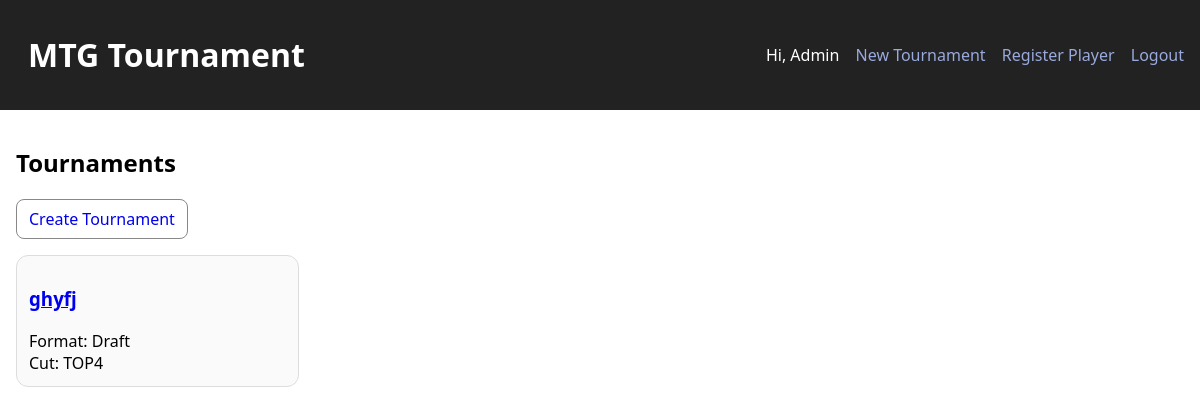
Screenshot of / (signed in) with the database file from the repository.
### app/models.py (models this page shows, shortened)
class User(db.Model, UserMixin):
    id = db.Column(db.Integer, primary_key=True)
    email = db.Column(db.String(255), unique=True, nullable=False)
    name = db.Column(db.String(120), nullable=False)
    password_hash = db.Column(db.String(255), nullable=False)
    is_admin = db.Column(db.Boolean, default=False)
    created_at = db.Column(db.DateTime, default=datetime.utcnow)

class Tournament(db.Model):
    id = db.Column(db.Integer, primary_key=True)
    name = db.Column(db.String(200), nullable=False)
    format = db.Column(db.String(50), nullable=False)  # Commander, Draft, Constructed
    cut = db.Column(db.String(10), default='none')     # none, top8, top4
    rounds_override = db.Column(db.Integer, nullable=True)
    created_at = db.Column(db.DateTime, default=datetime.utcnow)

### app/app.py (the view)
    @app.route('/')
    def index():
        tournaments = db.session.query(Tournament).order_by(Tournament.created_at.desc()).all()
        return render_template('index.html', tournaments=tournaments)

### app/templates/index.html
{% extends 'base.html' %}
{% block content %}
<h2>Tournaments</h2>
<p><a class="btn" href="{{ url_for('new_tournament') }}" {% if not current_user.is_authenticated or not current_user.is_admin %}style="display:none"{% endif %}>Create Tournament</a></p>
<ul class="cards">
  {% for t in tournaments %}
    <li class="card">
      <h3><a href="{{ url_for('view_tournament', tid=t.id) }}">{{ t.name }}</a></h3>
      <div>Format: {{ t.format }}</div>
      <div>Cut: {{ t.cut|upper }}</div>
    </li>
  {% else %}
    <li>No tournaments yet.</li>
  {% endfor %}
</ul>
{% endblock %}

### app/templates/base.html (shortened to what this page needs)
<!doctype html>
<html>
<head>
  <link rel="stylesheet" href="{{ url_for('static', filename='style.css') }}">
</head>
<body>
  <header>
    <h1><a href="{{ url_for('index') }}">MTG Tournament</a></h1>
    <nav>
      {% if current_user.is_authenticated %}
        <span>Hi, {{ current_user.name }}</span>
        {% if current_user.is_admin %}
        <a href="{{ url_for('new_tournament') }}">New Tournament</a>
        <a href="{{ url_for('admin_register_player') }}">Register Player</a>
        {% endif %}
        <a href="{{ url_for('logout') }}">Logout</a>
      {% else %}
        <a href="{{ url_for('login') }}">Login</a>
        <a href="{{ url_for('register') }}">Register</a>
      {% endif %}
    </nav>
  </header>
  <main>
    {% block content %}{% endblock %}
  </main>
</body>
</html>

### app/static/style.css (style rules this page uses)
body { font-family: system-ui, sans-serif; margin: 0; padding: 0; }
header { display:flex; justify-content:space-between; align-items:center; padding: 12px 16px; background:#222; color:#fff; }
header a { color: #9ad; text-decoration:none; margin-left: 12px; }
h1 a { color: #fff; text-decoration:none; }
main { padding: 16px; }
.btn { display:inline-block; padding:8px 12px; border-radius:8px; border:1px solid #888; text-decoration:none; }
.cards { list-style:none; display:grid; gap:12px; grid-template-columns: repeat(auto-fill, minmax(260px, 1fr)); padding:0; }
.card { padding:12px; border:1px solid #ddd; border-radius:12px; background:#fafafa; }

### rows the page displays
User: name "Admin"
Tournament: name "ghyfj", format "Draft", cut "TOP4"
